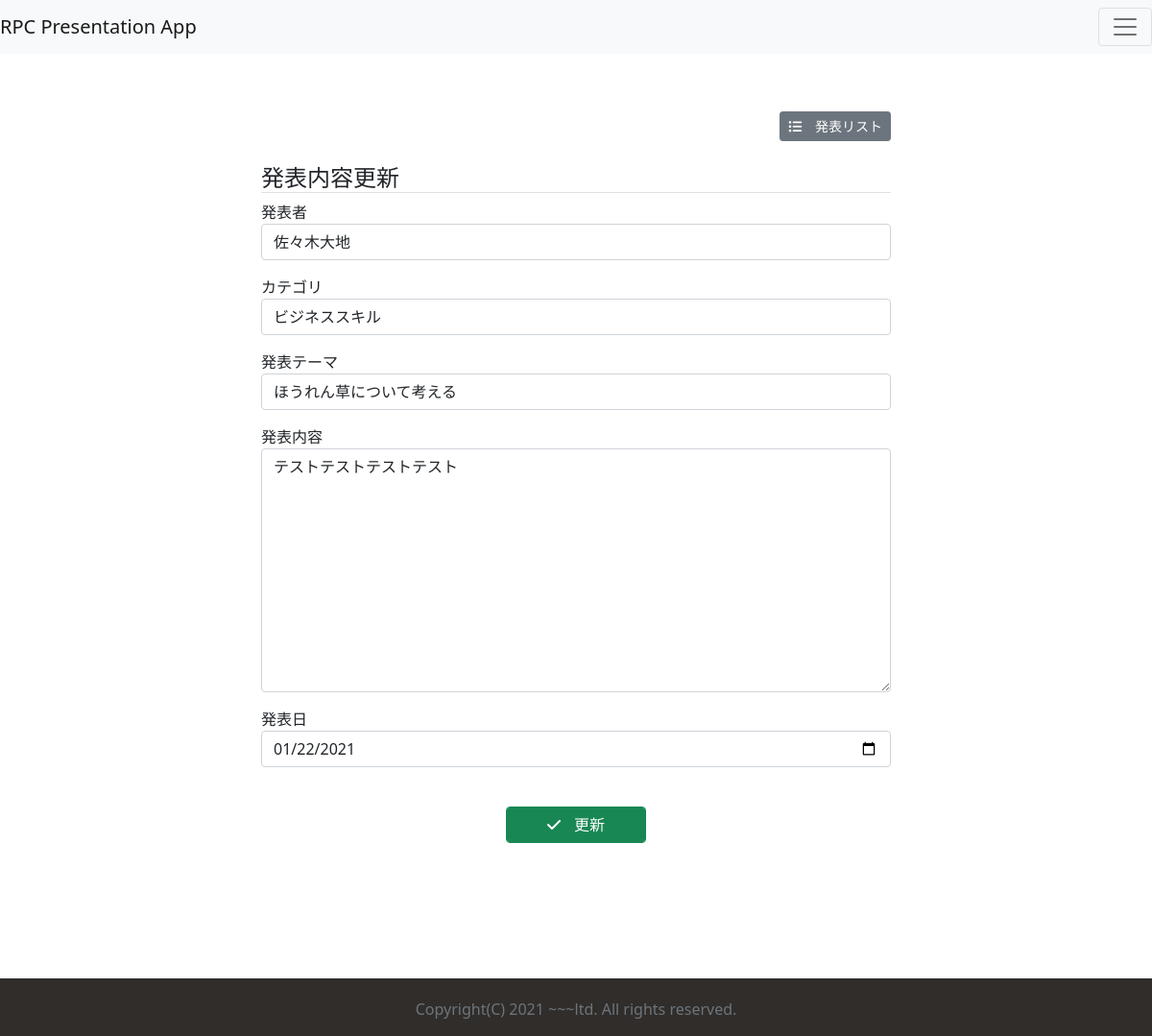
Screenshot of /update/19 with the database file from the repository.
### jiyukenkyu_app/models.py (models this page shows, shortened)
class Presentation(models.Model):
    CHOICES = (
        (1, '技術系'),
        (2, '業務系'),
        (3, 'ビジネススキル'),
        (4, 'その他'),
    )
    presenter = models.CharField(max_length=20)
    theme = models.CharField(max_length=30)
    category = models.IntegerField(null=True, blank=True, choices=CHOICES)
    detail = models.TextField()
    presented_at = models.DateField()
    is_presented = models.BooleanField(default=True)
    created_at = models.DateTimeField(auto_now_add=True)
    updated_at = models.DateTimeField(auto_now=True)

### jiyukenkyu_app/views.py (the view, shortened to what this page needs)
# urls.py: path('update/<int:pk>', views.Update.as_view(), name='update'),
class Update(UpdateView):
    template_name = 'form.html'
    model = Presentation
    form_class = PresentationForm
    success_url = reverse_lazy('app:list')
    def get_context_data(self, **kwargs):
        context = super().get_context_data(**kwargs)
        context.update(common_label(self))
        context['update_title'] = '発表内容更新'
        context['update_btn'] = '更新'
        context['is_update'] = True
        return context

### jiyukenkyu_app/forms.py (shortened to what this page needs)
class PresentationForm(forms.ModelForm):
    class Meta:
        model = Presentation
        fields = (
            'presenter',
            'category',
            'theme',
            'detail',
            'presented_at'
        )
        labels = {
           'presenter': '発表者',
           'category': 'カテゴリ',
           'theme': '発表テーマ',
           'detail': '発表内容',
           'presented_at': '発表日',
        }
        widgets = {
            'presented_at': widgets.NumberInput(attrs={'type': 'date'}),
        }
    def __init__(self, *args, **kwargs):
        super().__init__(*args, **kwargs)
        self.label_suffix = ""
        for field in self.fields.values():
            field.widget.attrs["class"] = "form-control"

### jiyukenkyu_app/views.py (called while the page is built)
def common_label(self):
    context = {}
    context['presented_at_label'] = '発表日'
    context['presenter_label'] = '発表者'
    context['category_label'] = 'カテゴリ'
    context['theme_label'] = '発表テーマ'
    context['detail_label'] = '詳細'
    context['status_label'] = 'ステータス'
    context['before_presentation'] = '発表前'
    context['after_presentation'] = '発表済み'
    context['list_btn'] = '発表リスト'
    context['add_btn'] = '発表を追加する'
    context['detail_btn'] = '詳細'
    context['modify_btn'] = '修正'
    context['delete_btn'] = '削除'
    context['back_btn'] = '戻る'
    return context

### jiyukenkyu_app/templates/form.html (shortened to what this page needs)
{% extends 'common.html' %}
{% block content %}
    <div class="container my-3">
        <div class="list-btn-content">
            <a href="{% url 'app:list' %}" class="btn btn-secondary btn-sm">
                <i class="fas fa-list-ul"></i>
                {{list_btn}}
            </a>
        </div>
        <h4 class="mt-4 border-bottom">
            {% if is_create %}
                {{create_title}}
            {% elif is_update %}
                {{update_title}}
            {% endif %}
        </h4>
        <form action="" method="POST" class="form-group">
            {{form.as_p}}
            <div class="form-group row">
                <div class="offset-md-3 col-md-9">
                    {% if is_create %}
                    <button type="submit" class="form-control btn btn-primary">
                        <i class="fas fa-plus"></i>
                        {{submit_btn}}
                    </button>
                        {% elif is_update %}
                    <button type="submit" class="form-control btn btn-success">
                        <i class="fas fa-check"></i>
                        {{update_btn}}
                    </button>
                        {% endif %}
                </div>
            </div>
        </form>
    </div>
{% endblock %}

### jiyukenkyu_app/static/css/common.css (style rules this page uses)
.container, .container-lg, .container-md, .container-sm { max-width: 700px; }
.offset-md-3 { margin: 25px auto; width: 25%; }
html { position: relative; min-height: 100%; }
body { margin-bottom: 60px; }
.container { width: auto; max-width: 680px; }
.list-btn-content { text-align: right; }
.fas { margin-right: 10px; }

### rows the page displays
Presentation: presenter "佐々木大地", category "ビジネススキル", theme "ほうれん草について考える", detail "テストテストテストテスト", presented_at "01/22/2021"

### other values shown
{{ list_btn }} "発表リスト"
{{ update_title }} "発表内容更新"
{{ update_btn }} "更新"
